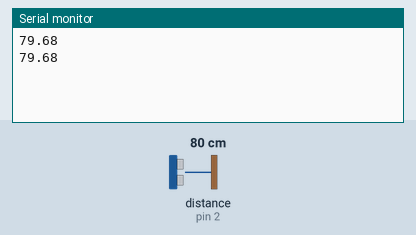
This sketch was run on a simulated Arduino Uno, built with avr-gcc and run on an emulated ATmega328P. Parts: the last lines printed to the serial monitor. Wiring (inferred from the names in the program): ultrasonic range finder: trigger pin 3; echo pin 2. The test bench sets the inputs (shaded band); at power-on: distance to the obstacle (sensor on pin 2) 80 cm. The echo pulse lasts 58.3 µs per cm.

Above: at 1.8 s.
1.9 s: distance to the obstacle (sensor on pin 2) set to 2 cm
At 2.8 s:
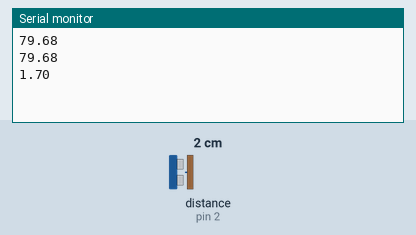
3.4 s: distance to the obstacle (sensor on pin 2) set to 4 cm
At 4.8 s:
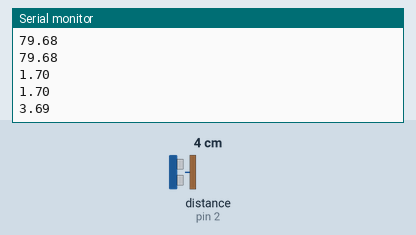
Timing chart, 0 to 6.4 s (numbered marks = the images above; inputs shaded):
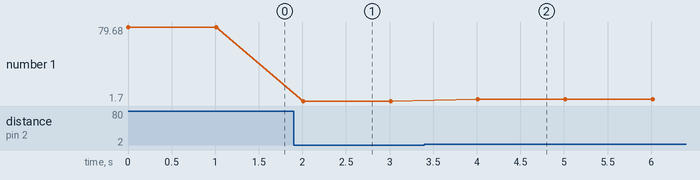

The sketch:

ultraserial.ino
```cpp
const int trigPin = 3;
const int echoPin = 2;
int incomingByte;


float duration, distance_cm;

void setup() {
  pinMode(trigPin, OUTPUT);
  pinMode(echoPin, INPUT);
  Serial.begin(9600);
}

void loop() {
  digitalWrite(trigPin, LOW);
  delayMicroseconds(2);
  digitalWrite(trigPin, HIGH);
  delayMicroseconds(10);
  digitalWrite(trigPin, LOW);

  duration = pulseIn(echoPin, HIGH);
  distance_cm = (duration*.0343)/2;
  Serial.println(distance_cm);
  delay(1000);
}
```

Measured:
- after the input at 1.9 s, the serial monitor: prints a new line after 0.11 s (image 1)
- after the input at 3.4 s, the serial monitor: prints a new line after 0.61 s (image 2)
- plotted number 1: 79.68 → 1.7 after the input at 1.9 s, 1.7 → 3.69 after the input at 3.4 s
